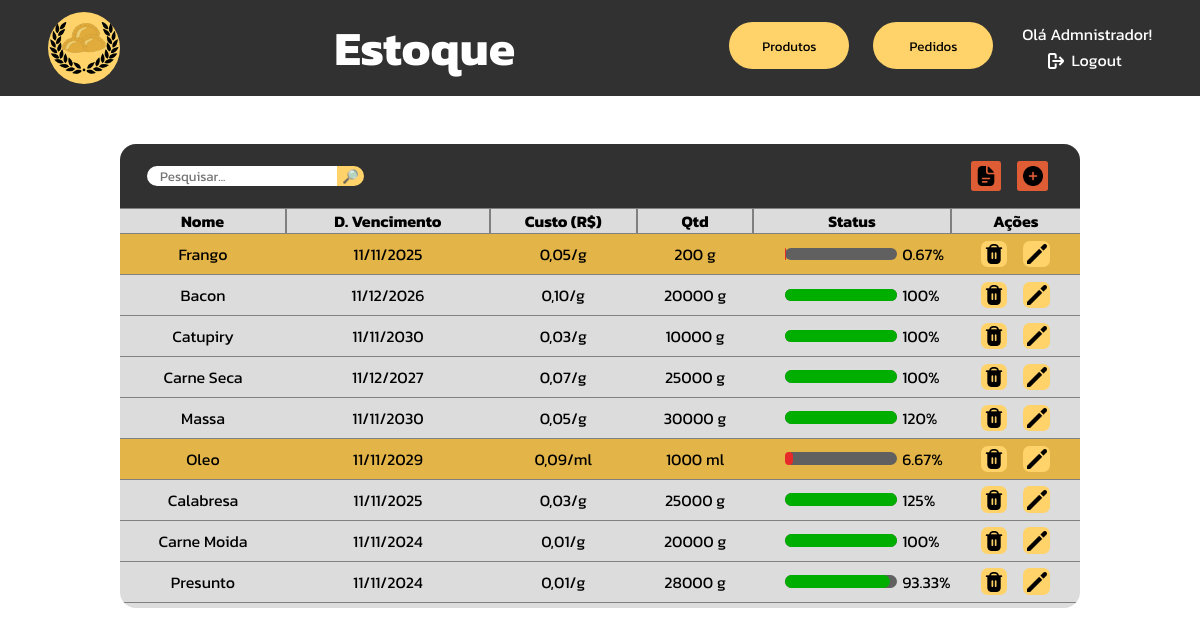
Before: /php/tabelaEstoque.php (signed in) with the older database file.
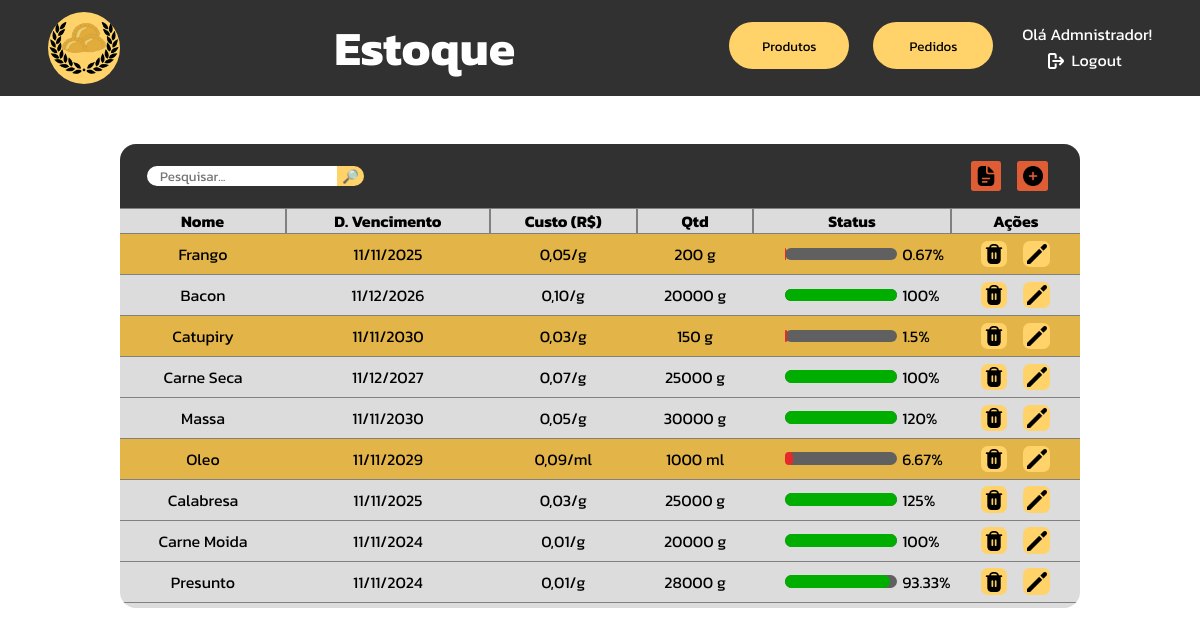
After: the same page with the newer database file.
### tables this page shows
CREATE TABLE IF NOT EXISTS `estoque` (
  `id_item` int NOT NULL AUTO_INCREMENT,
  `nome_item` varchar(50) NOT NULL,
  `data_vencimento` date NOT NULL,
  `valor_custo` decimal(10,2) NOT NULL,
  `unidade_medida` varchar(2) NOT NULL,
  `qtd` int NOT NULL,
  `qtd_padrao` int NOT NULL,
  PRIMARY KEY (`id_item`)
);

### php/tabelaEstoque.php (the view, shortened to what this page needs)
<?php
    function tratarData($data){
        $date_array = explode("-",$data);
        return $date_array[2]."/".$date_array[1]."/".$date_array[0];
    }
    function getPercentageShow($n, $total){
        $percent = (100*$n)/$total;
        if($percent > 100){
            return 100;
        }
        return $percent;
    }
    function getPercentageReal($n, $total){
        return round((100*$n)/$total, 2);
    }
    function fixMoney($value){
        return str_replace(".", ",", sprintf("%1$.2f", $value));
    }
    function table($search){
        include "utilities/mysql_connect.php";
        $query = mysqli_query($connection, "select nome_item, data_vencimento, valor_custo, unidade_medida, qtd, qtd_padrao, id_item from estoque where nome_item like \"%$search%\";");
        while($output = mysqli_fetch_array($query)){
            if($output[4] == 0){
                echo"<tr class='dead-row'>";
            }else if($output[4] <= $output[5]*0.1){
                echo"<tr class='alert'>";
            }else{
                echo"<tr class='normal-row'>";
            }
            $data = tratarData($output[1]);
            $percentageShow = getPercentageShow($output[4], $output[5]);
            $percentageReal = getPercentageReal($output[4], $output[5]);
            $preco = fixMoney($output[2]);
            echo"<td>$output[0]</td>";
            echo"<td>$data</td>";
            echo"<td>$preco/$output[3]</td>";
            echo"<td>$output[4] $output[3]</td>";
            if($output[4] <= $output[5]*0.1){
                echo"<td style='width: 12em;'><div style='display: flex; justify-content: start; align-items: center; gap: .3em;'>";
                echo"<div class='bar-holder'><div class='bar' style='width: $percentageShow%; background-color: #E72929;'></div></div>";
                echo"<p>$percentageReal%</p>";
                echo"</div></td>";
            }else if($output[4] <= $output[5]*0.5){
                echo"<td style='width: 12em;'><div style='display: flex; justify-content: start; align-items: center; gap: .3em;'>";
                echo"<div class='bar-holder'><div class='bar' style='width: $percentageShow%; background-color: #FFC94A;'></div></div>";
                echo"<p>$percentageReal%</p>";
                echo"</div></td>";
            }else{
                echo"<td style='width: 12em;'><div style='display: flex; justify-content: start; align-items: center; gap: .3em;'>";
                echo"<div class='bar-holder'><div class='bar' style='width: $percentageShow%; background-color: #00ae00;'></div></div>";
                echo"<p>$percentageReal%</p>";
                echo"</div></td>";
            }
            echo"<td><div style='display: flex; justify-content: center; gap: 1em;'>";
            echo"<form action='tabelaEstoque.php' method='post'><input type='hidden' name='id_delete-confirmar' value='$output[6]'><button name='delete' type='submit'><img src='../images/icons/delete.png'></button></form>";
            echo"<form action='tabelaEstoque.php' method='post'><input type='hidden' name='id_edit' value='$output[6]'><button name='edit' type='submit'><img src='../images/icons/edit.png'></button></form>";
            echo"</div></td></tr>";
        }
    }
?>
<!DOCTYPE html>
<html lang="pt-br">
<head>
    <link rel="stylesheet" href="../css/tabelaEstoque.css">
</head>
<body>
    <div class="navbar">
        <a href="adm_dashboard.php">
        <div class="logo"></div>
        </a>
        <h1>Estoque</h1>
        <div class="menu">
            <a href="tabelaProdutos.php"><button>Produtos</button></a>
            <button>Pedidos</button>
            <div class="user-area">
                <?php
                    $username = $_SESSION['username'];
                    echo"<p>Olá $username!</p>";
                ?>
                <a href="sessionEnded.php"><div class="logout"><img src="../images/icons/logout.png"><p>Logout</p></div></a>
            </div>
        </div>
    </div>
    <div class="center">
        <div class="table-header">
            <form action="tabelaEstoque.php" method="post" id="searchbox">
                <input type="text" placeholder="Pesquisar..." name="search" id="searchbar">
                <input type="submit" value="🔎︎">
            </form>
            <div id="menu">
                <button onclick=""><img src="../images/icons/report.png"></button>
                <form action="tabelaEstoque.php" method="post">
                    <button><img src="../images/icons/plus.png"></button>
                </form>
            </div>
        </div>
        <div class="table-holder">
            <table>
                <tr style="position: sticky; top: 0; background-color: #dcdcdc;"><th style="border-left: none;">Nome</th><th>D. Vencimento</th><th>Custo (R$)</th><th>Qtd</th><th>Status</th><th style="border-right: none;">Ações</th></tr>
                <?php
                    if($_SERVER['REQUEST_METHOD'] === 'POST' && isset($_POST['search'])){
                        $search = $_POST['search'];
                        table($search);
                        echo "<script>
                                document.getElementById('searchbar').value='$search'
                                document.getElementById('close-search').style.display = 'block'
                            </script>";
                    }else{
                        table("");
                    }
                ?>
            </table>
        </div>
    </div>
</body>
</html>

### css/tabelaEstoque.css (style rules this page uses)
* { padding: 0; margin: 0; font-family: "Kanit", Arial, Helvetica, sans-serif; }
body { overflow: hidden; }
.navbar { height: 6em; background-color: #313131; display: flex; justify-content: space-between; align-items: center; padding-left: 3em; padding-right: 3em; }
.navbar h1 { color: white; font-size: 3em; }
.navbar .logo { height: 4.5em; width: 4.5em; border-radius: 3em; background-color: #FFD369; background-image: url('../images/logo.png'); background-size: contain; background-repeat: no-repeat; background-position: center center; }
.navbar .menu { display: flex; gap: 1.5em; }
.navbar .menu button { width: 9em; height: 3.5em; background-color: #FFD369; border: none; border-radius: 2em; cursor: pointer; transition: 200ms; }
.navbar .menu .user-area { display: flex; flex-direction: column; align-items: center; color: white; }
.navbar .menu .user-area p { margin-bottom: .1em; }
.navbar .menu .user-area .logout { display: flex; align-items: center; }
.navbar .menu .user-area a { text-decoration: none; color: white; }
.navbar .menu .user-area p { margin-left: .3em; }
.navbar .menu .user-area .logout img { width: 1em; height: 1em; filter: invert(100%); margin-right: .2em; }
.center { height: calc(100vh - 6em); display: flex; justify-content: start; align-items: center; flex-direction: column; }
.table-header { margin-top: 3em; width: 60em; height: 4em; background-color: #313131; border-radius: 1em 1em 0 0; display: flex; justify-content: space-between; align-items: center; }
.table-header #searchbox { display: flex; align-items: center; justify-content: center; width: fit-content; }
.table-header #searchbox input[type="text"] { margin-left: 2em; padding-left: 1em; padding-right: 1em; border: none; border-radius: 1em 0 0 1em; }
.table-header #searchbox input[type="submit"] { border: none; background-color: #FFD369; width: 2em; border-radius: 0 1em 1em 0; cursor: pointer; }
.table-header #menu { margin-right: 2em; display: flex; justify-content: center; align-items: center; gap: 1em; }
.table-header #menu button { width: 2.3em; height: 2.3em; border: none; border-radius: .2em; cursor: pointer; background-color: #DE5D35; display: flex; align-items: center; justify-content: center; transition: 200ms; }
.table-header #menu button img { width: 1.5em; height: 1.5em; }
.table-holder { width: 60em; height: 25em; background-color: #dcdcdc; border-radius: 0 0 1em 1em; overflow-y: scroll; }
.table-holder table { width: 60em; border-spacing: 0; text-align: center; }
.table-holder table th { border: .1em solid grey; }
.table-holder table td { border-bottom: .1em solid grey; }
.table-holder table .alert { background-color: #e3b447; }
.table-holder table button { width: 2em; height: 2em; margin-top: .5em; margin-bottom: .5em; border: none; border-radius: .5em; cursor: pointer; display: flex; align-items: center; justify-content: center; background-color: #FFD369; transition: 200ms; }
.table-holder table button img { width: 1.5em; height: 1.5em; }
.table-holder .bar-holder { height: .8em; width: 7em; border-radius: 1em; background-color: #606060; margin-left: 2em; }
.table-holder .bar-holder .bar { height: .8em; border-radius: 1em; }

Changed rows visible on the page:
changed estoque "Catupiry": qtd "10000" → "150"; percentageReal "100" → "1.5"
